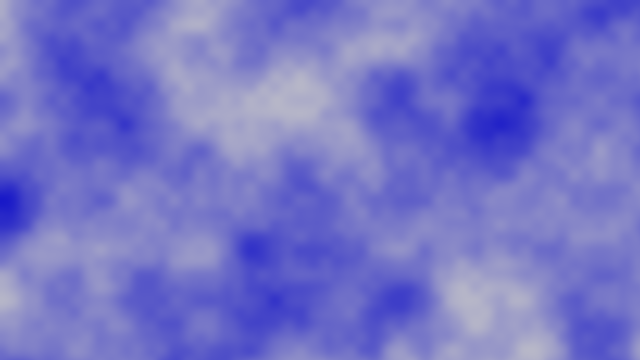
Frame 1 (no input)
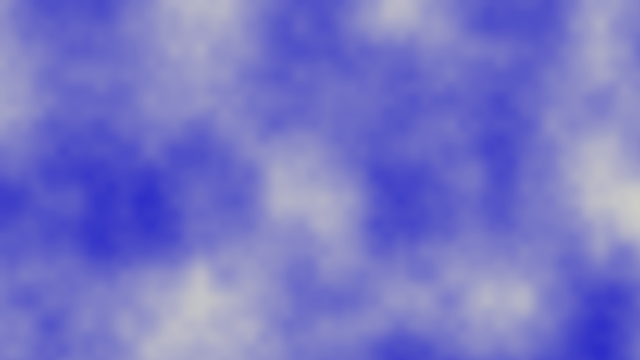
Frame 60 (no input)
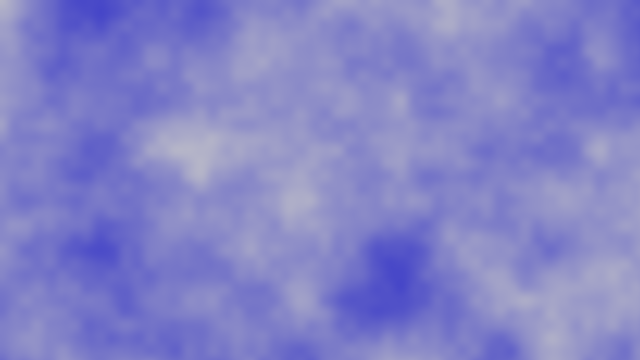
Frame 120 (the mouse pressed at the canvas centre since frame 60)

The p5.js sketch that drew these frames (run headless with seeded random() and noise() and a simulated clock; from frame 60 on, the mouse is pressed at the canvas centre):

// p5.js sketch
// ── sketch.js
let inc = 0.01;
let zoff = 0
let zinc = 0.02

function setup() {
  createCanvas(640, 360);
}

function draw() {
  let yoff = 0;

  loadPixels();
  for (let y = 0; y < height; y++) {
    let xoff = 0;
    for (let x = 0; x < width; x++) {
      let index = (x + y * width) * 4;
      let r = noise(xoff,yoff,zoff) * 255;
      pixels[index + 0] = r; // red value
      pixels[index + 1] = r; // green value
      pixels[index + 2] = 200; // blue value
      pixels[index + 3] = 255; // alpha value

      xoff += inc;
    }
    yoff +=inc;
  }
  updatePixels();
  
  zoff +=zinc;
  //noLoop();
}
